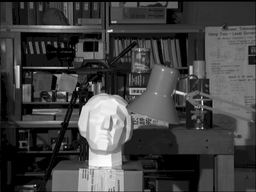
#> input picture stereo/source_images/tsukuba-l.png, 256 x 192 px, shrunk from 384 x 288 before the run
$ python sample_code.py
#> lines starting #> are read from the running program, lines starting #| are printed output that depends on the picture
import numpy as np
import matplotlib.pyplot as plt
from PIL import Image
import os
import imageio


# Image read as grayscale
left_img_origin = Image.open('./source_images/tsukuba-l.png')
#> left_img_origin is the input picture: PIL image 256x192 RGB; min 0, max 255, mean 66.5
img_L = left_img_origin.convert('L')  # grayscale
img_L = np.asarray(img_L)

right_img_origin = Image.open('./source_images/tsukuba-r.png')
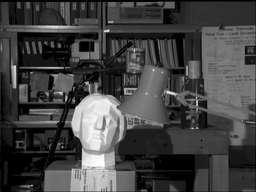
#> input picture stereo/source_images/tsukuba-r.png, 256 x 192 px, shrunk from 384 x 288 before the run
#> right_img_origin is the input picture: PIL image 256x192 RGB; min 0, max 255, mean 67
img_R = right_img_origin.convert('L')  # grayscale
img_R = np.asarray(img_R)


# Image zero padding
img_L = np.pad(img_L, ((3, 3), (3, 3)), 'constant', constant_values=0)
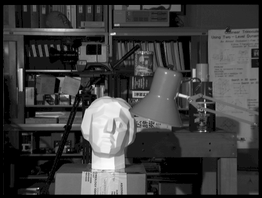
#> img_L: shape (198, 262); min 0, max 255, mean 63.1
img_R = np.pad(img_R, ((3, 3), (3, 3)), 'constant', constant_values=0)
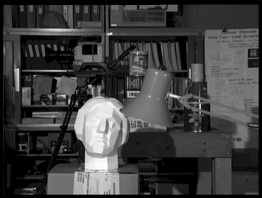
#> img_R: shape (198, 262); min 0, max 255, mean 63.5


# Height and Width
H, W = img_L.shape
#> H = 198; W = 262


# Patch size
patch_size = 7
half_size = patch_size // 2


# Use Square dissimilarity
square = True


# Declare depth map
depth = np.zeros(img_L.shape)

for i in range(half_size, H - half_size):
    print(".", end="", flush=True)  # let the user know that computation is on going

    for j in range(half_size, W - half_size):
        mask_R = img_R[i-half_size:i+half_size + 1, j-half_size:j+half_size + 1]  # Patch from left image
        save_small_value = 100000000
        save_j = 0
        for k in range(j, j+64):
            if k < W - 3:
                mask_L = img_L[i-half_size:i+half_size + 1, k-half_size:k+half_size + 1]  # Patch from right image

                # Dissimilarity  function
                if square:
                    difference = np.sum((mask_R - mask_L) ** 2)  # Square dissimilarity
                else:
                    difference = np.sum(abs(mask_R - mask_L))  # Absolute dissimilarity

                if difference < save_small_value:
                    save_small_value = difference
                    save_j = k

        depth[i, j] = abs(save_j - j)
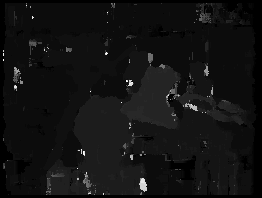
#> depth: shape (198, 262) float64; min 0, max 63, mean 4.5; drawn with min black and max white


# save image
save_path = './sample_images'
os.makedirs(save_path, exist_ok=True)
if square:
    imageio.imwrite(os.path.join(save_path, 'sample_depth_sqr.png'), depth)
else:
    imageio.imwrite(os.path.join(save_path, 'sample_depth_abs.png'), depth)

# [7 lines of commented-out code are left out]
